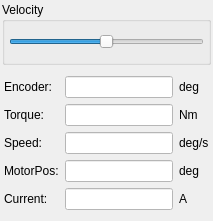
        <widget class="QWidget" name="pageVelocityDirect">
         <layout class="QVBoxLayout" name="verticalLayout_15">
          <property name="spacing">
           <number>2</number>
          </property>
          <property name="leftMargin">
           <number>2</number>
          </property>
          <property name="topMargin">
           <number>2</number>
          </property>
          <property name="rightMargin">
           <number>2</number>
          </property>
          <property name="bottomMargin">
           <number>2</number>
          </property>
          <item>
           <widget class="QGroupBox" name="groupBox_16">
            <property name="title">
             <string>Velocity</string>
            </property>
            <layout class="QVBoxLayout" name="verticalLayout_21">
             <property name="spacing">
              <number>2</number>
             </property>
             <property name="leftMargin">
              <number>4</number>
             </property>
             <property name="topMargin">
              <number>0</number>
             </property>
             <property name="rightMargin">
              <number>4</number>
             </property>
             <property name="bottomMargin">
              <number>0</number>
             </property>
             <item>
              <widget class="SliderWithTarget" name="sliderVelocityDirectVelocityDirect">
               <property name="minimumSize">
                <size>
                 <width>0</width>
                 <height>40</height>
                </size>
               </property>
               <property name="mouseTracking">
                <bool>false</bool>
               </property>
               <property name="styleSheet">
                <string notr="true">margin-top:10px;

</string>
               </property>
               <property name="minimum">
                <number>-30</number>
               </property>
               <property name="maximum">
                <number>30</number>
               </property>
               <property name="singleStep">
                <number>1</number>
               </property>
               <property name="orientation">
                <enum>Qt::Horizontal</enum>
               </property>
              </widget>
             </item>
            </layout>
           </widget>
          </item>
          <item>
           <widget class="QWidget" name="widget_17" native="true">
            <layout class="QGridLayout" name="gridLayout_9">
             <property name="leftMargin">
              <number>2</number>
             </property>
             <property name="rightMargin">
              <number>2</number>
             </property>
             <item row="1" column="2">
              <widget class="QLabel" name="labelVelocitytrqUnits_2">
               <property name="text">
                <string>Nm</string>
               </property>
              </widget>
             </item>
             <item row="2" column="0">
              <widget class="QLabel" name="labelVelocitySpeed_2">
               <property name="text">
                <string>Speed:</string>
               </property>
              </widget>
             </item>
             <item row="2" column="1">
              <widget class="QLineEdit" name="editVelocitySpeed_2">
               <property name="maximumSize">
                <size>
                 <width>16777215</width>
                 <height>16777215</height>
                </size>
               </property>
               <property name="styleSheet">
                <string notr="true">background-color: rgb(255, 255, 255); color: rgb(35, 38, 41);</string>
               </property>
               <property name="readOnly">
                <bool>true</bool>
               </property>
              </widget>
             </item>
             <item row="4" column="0">
              <widget class="QLabel" name="labelVelocityCurrent_2">
               <property name="text">
                <string>Current:</string>
               </property>
              </widget>
             </item>
             <item row="1" column="1">
              <widget class="QLineEdit" name="editVelocityTorque_2">
               <property name="maximumSize">
                <size>
                 <width>16777215</width>
                 <height>16777215</height>
                </size>
               </property>
               <property name="styleSheet">
                <string notr="true">background-color: rgb(255, 255, 255); color: rgb(35, 38, 41);</string>
               </property>
               <property name="readOnly">
                <bool>true</bool>
               </property>
              </widget>
             </item>
             <item row="4" column="2">
              <widget class="QLabel" name="labelVelocityCurrentUnits_2">
               <property name="text">
                <string>A</string>
               </property>
              </widget>
             </item>
             <item row="1" column="0">
              <widget class="QLabel" name="labelVelocityTorque_2">
               <property name="text">
                <string>Torque:</string>
               </property>
              </widget>
             </item>
             <item row="4" column="1">
              <widget class="QLineEdit" name="editVelocityCurrent_2">
               <property name="styleSheet">
                <string notr="true">background-color: rgb(255, 255, 255); color: rgb(35, 38, 41);</string>
               </property>
               <property name="readOnly">
                <bool>true</bool>
               </property>
              </widget>
             </item>
             <item row="2" column="2">
              <widget class="QLabel" name="labelVelocityvelUnits_2">
               <property name="text">
                <string>deg/s</string>
               </property>
              </widget>
             </item>
             <item row="0" column="1">
              <widget class="QLineEdit" name="editVelocityJointPos_2">
               <property name="styleSheet">
                <string notr="true">background-color: rgb(255, 255, 255); color: rgb(35, 38, 41);</string>
               </property>
               <property name="readOnly">
                <bool>true</bool>
               </property>
              </widget>
             </item>
             <item row="0" column="2">
              <widget class="QLabel" name="labelVelocityposUnits_2">
               <property name="text">
                <string>deg</string>
               </property>
              </widget>
             </item>
             <item row="0" column="0">
              <widget class="QLabel" name="labelVelocityJointPos_2">
               <property name="text">
                <string>Encoder:</string>
               </property>
              </widget>
             </item>
             <item row="3" column="1">
              <widget class="QLineEdit" name="editVelocityMotorPos_2">
               <property name="styleSheet">
                <string notr="true">background-color: rgb(255, 255, 255); color: rgb(35, 38, 41);</string>
               </property>
              </widget>
             </item>
             <item row="3" column="2">
              <widget class="QLabel" name="labelVelocityMotorPosUnits_2">
               <property name="text">
                <string>deg</string>
               </property>
              </widget>
             </item>
             <item row="3" column="0">
              <widget class="QLabel" name="labelVelocityMotorPos_2">
               <property name="text">
                <string>MotorPos:</string>
               </property>
              </widget>
             </item>
            </layout>
           </widget>
          </item>
         </layout>
        </widget>
